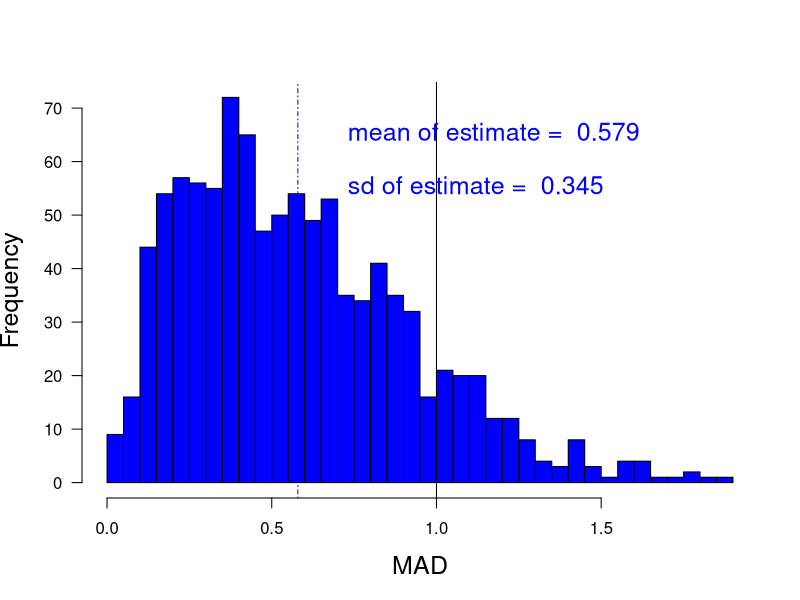

Generate this figure with R:
print('file: MADnormal1.R')
print(date())
# Estimate standard deviation: MAD,normal distribution
#      MAD = Median Absolute deviation about the Median
#      Moronna et al. (2006, p.~5)
set.seed(1953)
M = 1e3   # number of Monte-Carlo runs
n = 5      # sample size
sdest = numeric(M)
for(m in 1:M) {x=rnorm(n); sdest[m]=median(abs(x-median(x)))}
# png('MCmadNormal160819.png',width=16,height=16,units='cm',res=300)
hist(sdest,30,col='blue',xlab='MAD',main='',las=1,cex.lab=1.5)
meansdest = mean(sdest)  #   (expected: close to sigma = 1)
sdsdest = sd(sdest)
abline(v=1,col='black',lty=1)
abline(v=meansdest,col='blue',lty=4)
xt = 0.7
text(xt,65,pos=4,paste('mean of estimate = ',as.character(round(meansdest,3))),col='blue',cex=1.5)
text(xt,55,pos=4,paste('sd of estimate = ',as.character(round(sdsdest,3))),col='blue',cex=1.5)
# dev.off()
# -----------------------------------------------------------------------------
# Results:
print(c(round(meansdest,4),'meansdest'))
# "file: MADnormal1.R"
# "Sat Dec 17 22:54:50 2022"
# "0.5792"    "meansdest"
# -----------------------------------------------------------------------------
# Remarks: 
# The estimate of the standard deviation using MAD yields a value (0.5792) that is much 
#   too small (1.0 is the true value for the standard normal PDF). The estimate can be
#   improved by introducing a scaling factor -> MADN 
# -----------------------------------------------------------------------------
